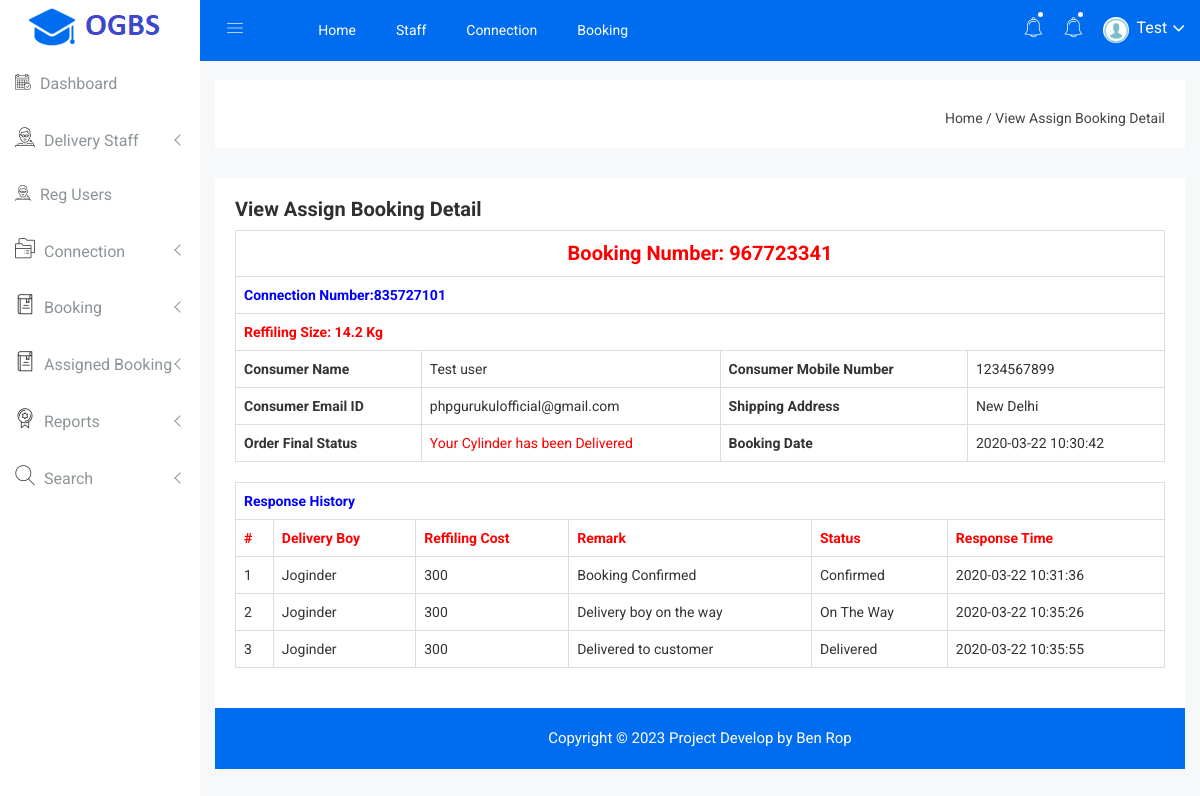
/ogbs/admin/view-assign-booking-detail.php?viewid=9&&bookid=967723341 (signed in), run on the app's committed database.
### tables this page shows
CREATE TABLE `tblbooking` (
  `ID` int(10) NOT NULL,
  `UserID` int(5) NOT NULL,
  `ConnectionNumber` varchar(200) DEFAULT NULL,
  `BookingNumber` varchar(200) DEFAULT NULL,
  `RefillCylinder` varchar(120) DEFAULT NULL,
  `BookingDate` timestamp NULL DEFAULT current_timestamp(),
  `Remark` varchar(50) DEFAULT NULL,
  `Status` varchar(50) DEFAULT NULL,
  `RefflingCost` int(10) NOT NULL,
  `DeliveryBoy` varchar(200) NOT NULL,
  `UpdationDate` timestamp NULL DEFAULT NULL ON UPDATE current_timestamp()
);

CREATE TABLE `tblconnection` (
  `ID` int(10) NOT NULL,
  `UserID` int(10) DEFAULT NULL,
  `ConnectionNumber` varchar(50) DEFAULT NULL,
  `Name` varchar(200) DEFAULT NULL,
  `Email` varchar(200) DEFAULT NULL,
  `MobileNumber` bigint(10) DEFAULT NULL,
  `Gender` varchar(50) DEFAULT NULL,
  `DOB` varchar(120) DEFAULT NULL,
  `Nationality` varchar(100) DEFAULT NULL,
  `MaritalStatus` varchar(120) DEFAULT NULL,
  `Address` mediumtext DEFAULT NULL,
  `SelectRelated` varchar(100) DEFAULT NULL,
  `FirstName` varchar(100) DEFAULT NULL,
  `LastName` varchar(100) DEFAULT NULL,
  `SORFAddress` mediumtext DEFAULT NULL,
  `Citytownvillage` varchar(200) DEFAULT NULL,
  `ZipCode` int(10) DEFAULT NULL,
  `Documents` varchar(200) DEFAULT NULL,
  `AppliedDate` timestamp NULL DEFAULT current_timestamp(),
  `Remark` varchar(200) DEFAULT NULL,
  `Status` varchar(120) DEFAULT NULL,
  `ConnectionCharge` int(10) NOT NULL,
  `UpdationDate` timestamp NULL DEFAULT NULL ON UPDATE current_timestamp()
);

CREATE TABLE `tbltracking` (
  `ID` int(10) NOT NULL,
  `BookingNumber` varchar(200) DEFAULT NULL,
  `Remark` varchar(120) DEFAULT NULL,
  `Status` varchar(120) DEFAULT NULL,
  `UpdationDate` timestamp NULL DEFAULT current_timestamp()
);

### ogbs/admin/view-assign-booking-detail.php (the view, shortened to what this page needs)
<?php
include('includes/dbconnection.php');
if (strlen($_SESSION['ogbsaid']==0)) {
  header('location:logout.php');
  } else{
  ?>
<!doctype html>
<html class="no-js" lang="en">
<head>
    <link rel="stylesheet" href="css/bootstrap.min.css">
    <link rel="stylesheet" href="css/font-awesome.min.css">
    <link rel="stylesheet" href="css/owl.carousel.css">
    <link rel="stylesheet" href="css/owl.theme.css">
    <link rel="stylesheet" href="css/owl.transitions.css">
    <link rel="stylesheet" href="css/animate.css">
    <link rel="stylesheet" href="css/normalize.css">
    <link rel="stylesheet" href="css/meanmenu.min.css">
    <link rel="stylesheet" href="css/main.css">
    <link rel="stylesheet" href="css/educate-custon-icon.css">
    <link rel="stylesheet" href="css/morrisjs/morris.css">
    <link rel="stylesheet" href="css/scrollbar/jquery.mCustomScrollbar.min.css">
    <link rel="stylesheet" href="css/metisMenu/metisMenu.min.css">
    <link rel="stylesheet" href="css/metisMenu/metisMenu-vertical.css">
    <link rel="stylesheet" href="css/calendar/fullcalendar.min.css">
    <link rel="stylesheet" href="css/calendar/fullcalendar.print.min.css">
    <link rel="stylesheet" href="css/modals.css">
    <link rel="stylesheet" href="css/form/all-type-forms.css">
    <link rel="stylesheet" href="style.css">
    <link rel="stylesheet" href="css/responsive.css">
</head>
<body>
  <?php include_once('includes/sidebar.php');?>
   <?php include_once('includes/header.php');?>
            <div class="breadcome-area">
                <div class="container-fluid">
                    <div class="row">
                        <div class="col-lg-12 col-md-12 col-sm-12 col-xs-12">
                            <div class="breadcome-list single-page-breadcome">
                                <div class="row">
                                    <div class="col-lg-12 col-md-6 col-sm-6 col-xs-12">
                                        <ul class="breadcome-menu">
                                            <li><a href="dashboard.php">Home</a> <span class="bread-slash">/</span>
                                            </li>
                                            <li><span class="bread-blod">View Assign Booking Detail</span>
                                            </li>
                                        </ul>
                                    </div>
                                </div>
                            </div>
                        </div>
                    </div>
                </div>
            </div>
        </div>
        <div class="basic-form-area mg-b-15">
            <div class="container-fluid">
                <div class="row">
                    <div class="col-lg-12 col-md-12 col-sm-12 col-xs-12">
                        <div class="sparkline12-list">
                            <div class="sparkline12-hd">
                                <div class="main-sparkline12-hd">
                                    <h1>View Assign Booking Detail</h1>
                                </div>
                            </div>
                            <div class="sparkline12-graph">
                                <div class="basic-login-form-ad">
                                    <div class="row">
                                        <div class="col-lg-12 col-md-12 col-sm-12 col-xs-12">
                                            <div class="all-form-element-inner">
                                                <?php
$vid=$_GET['viewid'];
$sql="SELECT tblconnection.Name,tblconnection.MobileNumber,tblconnection.Email,tblconnection.Address,tblbooking.ConnectionNumber,tblbooking.BookingNumber,tblbooking.Status,tblbooking.RefillCylinder,tblbooking.BookingDate,tblbooking.Remark,tblbooking.RefflingCost,tblbooking.DeliveryBoy from tblbooking join tblconnection on tblbooking.ConnectionNumber=tblconnection.ConnectionNumber where tblbooking.ID=:vid";
$query = $dbh -> prepare($sql);
$query->bindParam(':vid',$vid,PDO::PARAM_STR);
$query->execute();
$results=$query->fetchAll(PDO::FETCH_OBJ);
if($query->rowCount() > 0)
{
foreach($results as $row)
{               ?>
<table class="table table-bordered" id="dataTable" width="100%" cellspacing="0">
<tr>
  <th colspan="4" style="color: red;font-weight: bold;text-align: center;font-size: 20px"> Booking Number: <?php echo $row->BookingNumber;?></th>
</tr>
<tr>
  <th colspan="4" style="color: blue">Connection Number:<?php echo $row->ConnectionNumber;?></th>
</tr>
<tr>
  <th colspan="4" style="color: red"> Reffiling Size: <?php echo $row->RefillCylinder;?></th>
</tr>
<tr>
  <th>Consumer Name</th>
  <td><?php echo $row->Name;?></td>
  <th> Consumer Mobile Number</th>
  <td><?php echo $row->MobileNumber;?></td>
</tr>
<tr>
  <th>Consumer Email ID</th>
  <td><?php echo $row->Email;?></td>
   <th>Shipping Address</th>
  <td><?php echo $row->Address;?></td>
</tr>
<tr>
     <th>Order Final Status</th>
    <td style="color: red"> <?php  $status=$row->Status;
if($row->Status=="Delivered")
{
 echo "Your Cylinder has been Delivered";
}
     ;?></td>
     <th>Booking Date</th>
  <td><?php echo $row->BookingDate;?></td>
</tr>
</table>
<?php }}?>
<?php
$bookid=$_GET['bookid'];
if($status!=''){
$ret="select tbltracking.BookingNumber,tbltracking.Remark,tbltracking.Status,tbltracking.UpdationDate,tblbooking.RefflingCost,tblbooking.DeliveryBoy from tbltracking join tblbooking on tblbooking.BookingNumber=tbltracking.BookingNumber where tbltracking.BookingNumber=:bookid";
$query = $dbh -> prepare($ret);
$query-> bindParam(':bookid', $bookid, PDO::PARAM_STR);
$query->execute();
$results=$query->fetchAll(PDO::FETCH_OBJ);
$cnt=1;
 ?>
<table id="datatable" class="table table-bordered dt-responsive nowrap" style="border-collapse: collapse; border-spacing: 0; width: 100%;">
  <tr align="center">
   <th colspan="6" style="color: blue">Response History</th>
  </tr>
  <tr style="color: red">
    <th>#</th>
<th>Delivery Boy</th>
<th>Reffiling Cost</th>
<th>Remark</th>
<th>Status</th>
<th>Response Time</th>
</tr>
<?php
if($query->rowCount() > 0)
{
foreach($results as $row)
{               ?>
<tr>
  <td><?php echo $cnt;?></td>
 <td><?php  echo $row->DeliveryBoy;?></td>
 <td><?php  echo $row->RefflingCost;?></td>
  <td><?php  echo $row->Remark;?></td>
  <td><?php  echo $status1=$row->Status;?></td>
   <td><?php  echo $row->UpdationDate;?></td>
</tr>
<?php $cnt=$cnt+1;}} }?>
</table>
                            </div>
                        </div>
                    </div>
                </div>
            </div>
        </div>
      <?php include_once('includes/footer.php');?>
    </div>
</body>
</html><?php }  ?>

### ogbs/admin/includes/header.php (shortened to what this page needs)
   <div class="all-content-wrapper">
        <div class="container-fluid">
            <div class="row">
                <div class="col-lg-12 col-md-12 col-sm-12 col-xs-12">
                    <div class="logo-pro">
                        <a href="dashboard.php"><img class="main-logo" src="img/logo/logo.png" alt="" /></a>
                    </div>
                </div>
            </div>
        </div>
        <div class="header-advance-area">
            <div class="header-top-area">
                <div class="container-fluid">
                    <div class="row">
                        <div class="col-lg-12 col-md-12 col-sm-12 col-xs-12">
                            <div class="header-top-wraper">
                                <div class="row">
                                    <div class="col-lg-1 col-md-0 col-sm-1 col-xs-12">
                                        <div class="menu-switcher-pro">
                                            <button type="button" id="sidebarCollapse" class="btn bar-button-pro header-drl-controller-btn btn-info navbar-btn">
                                                    <i class="educate-icon educate-nav"></i>
                                                </button>
                                        </div>
                                    </div>
                                    <div class="col-lg-6 col-md-7 col-sm-6 col-xs-12">
                                        <div class="header-top-menu tabl-d-n">
                                            <ul class="nav navbar-nav mai-top-nav">
                                                <li class="nav-item"><a href="dashboard.php" class="nav-link">Home</a>
                                                </li>
                                                <li class="nav-item"><a href="manage-staff.php" class="nav-link">Staff</a>
                                                </li>
                                                <li class="nav-item"><a href="all-connection.php" class="nav-link">Connection</a>
                                                </li>
                                                <li class="nav-item"><a href="all-booking.php" class="nav-link">Booking</a>
                                                </li>
                                            </ul>
                                        </div>
                                    </div>
                                    <div class="col-lg-5 col-md-5 col-sm-12 col-xs-12">
                                        <div class="header-right-info">
                                            <ul class="nav navbar-nav mai-top-nav header-right-menu">
                                                <li class="nav-item"><a href="new-connection.php" data-toggle="dropdown" role="button" aria-expanded="false" class="nav-link dropdown-toggle"><i class="educate-icon educate-bell" aria-hidden="true"></i><span class="indicator-nt"></span></a>
                                                </li>
                                                <li class="nav-item"><a href="new-booking.php" data-toggle="dropdown" role="button" aria-expanded="false" class="nav-link dropdown-toggle"><i class="educate-icon educate-bell" aria-hidden="true"></i><span class="indicator-nt"></span></a>
                                                </li>
                                                <?php
$aid=$_SESSION['ogbsaid'];
$sql="SELECT AdminName from  tbladmin where ID=:aid";
$query = $dbh -> prepare($sql);
$query->bindParam(':aid',$aid,PDO::PARAM_STR);
$query->execute();
$results=$query->fetchAll(PDO::FETCH_OBJ);
$cnt=1;
if($query->rowCount() > 0)
{
foreach($results as $row)
{               ?>
                                                <li class="nav-item">
                                                    <a href="#" data-toggle="dropdown" role="button" aria-expanded="false" class="nav-link dropdown-toggle">
                                                            <img src="img/product/images.png" alt="" />
                                                            <span class="admin-name"><?php  echo $row->AdminName;?></span>
                                                            <i class="fa fa-angle-down edu-icon edu-down-arrow"></i><?php $cnt=$cnt+1;}} ?>
                                                        </a>
                                                </li>
 </ul>
                                        </div>
                                    </div>
                                </div>
                            </div>
                        </div>
                    </div>
                </div>
            </div>

### ogbs/admin/css/main.css (style rules this page uses)
html { color: #222; font-size: 1em; line-height: 1.4; }
audio, canvas, iframe, img, svg, video { vertical-align: middle; }

### data on the page
tblbooking: BookingNumber "967723341", ConnectionNumber "835727101", RefillCylinder "14.2 Kg", tblconnection.Name "Test user", tblconnection.MobileNumber "1234567899", tblconnection.Email "phpgurukulofficial@gmail.com", tblconnection.Address "New Delhi", shows "Your Cylinder has been Delivered", BookingDate "2020-03-22 10:30:42"
tbltracking: tblbooking.DeliveryBoy "Joginder", tblbooking.RefflingCost "300", Remark "Booking Confirmed", Status "Confirmed", UpdationDate "2020-03-22 10:31:36"
tbltracking: tblbooking.DeliveryBoy "Joginder", tblbooking.RefflingCost "300", Remark "Delivery boy on the way", Status "On The Way", UpdationDate "2020-03-22 10:35:26"
tbltracking: tblbooking.DeliveryBoy "Joginder", tblbooking.RefflingCost "300", Remark "Delivered to customer", Status "Delivered", UpdationDate "2020-03-22 10:35:55"

### other printed values
$row->AdminName "Test"
